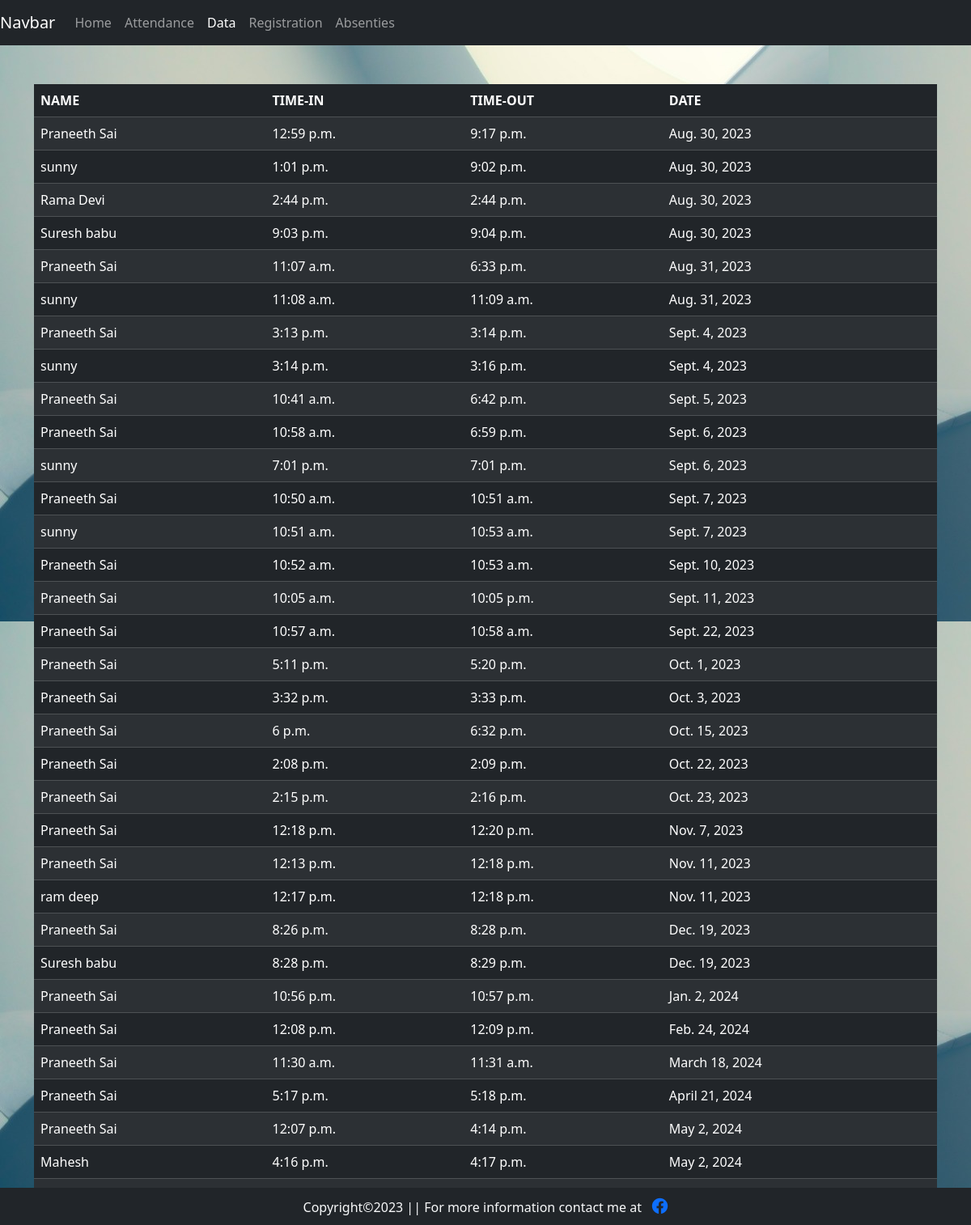
Page /storage on the committed database.
### home/models.py (models this page shows, shortened)
class User(models.Model):
    name = models.CharField(max_length=30)
    timein = models.TimeField(null=True)
    timeout = models.TimeField(null=True)
    date = models.DateField(default=timezone.now)

### home/views.py (the view)
# urls.py: path('storage', views.store, name='storage'),
def store(request):
    alldata = User.objects.all()
    context = {'task': alldata}
    return render(request, 'storage.html' , context)

### templates/storage.html (shortened to what this page needs)
<!doctype html>
{% load static %}
<html lang="en">
<head>
  <link rel="stylesheet" href="https://cdnjs.cloudflare.com/ajax/libs/font-awesome/6.4.0/css/all.min.css"
integrity="sha512-iecdLmaskl7CVkqkXNQ/ZH/XLlvWZOJyj7Yy7tcenmpD1ypASozpmT/E0iPtmFIB46ZmdtAc9eNBvH0H/ZpiBw=="
crossorigin="anonymous" />
  <link href="https://cdn.jsdelivr.net/npm/bootstrap@5.3.1/dist/css/bootstrap.min.css" rel="stylesheet"
>
</head>
<body  style="background-image: url('{% static '/background.jpg' %}');" >
    <nav class="navbar navbar-expand-lg navbar-dark bg-dark">
      <a class="navbar-brand" href="#">Navbar</a>
      <div class="collapse navbar-collapse" id="navbarSupportedContent">
        <ul class="navbar-nav me-auto mb-2 mb-lg-0">
          <li class="nav-item">
            <a class="nav-link " aria-current="page" href="/">Home</a>
          </li>
          <li class="nav-item">
            <a class="nav-link " href="/attendance">Attendance</a>
          </li>
          <li class="nav-item">
            <a class="nav-link active " href="/storage">Data</a>
          </li>
          <li class="nav-item">
            <a class="nav-link " href="/register">Registration</a>
          </li>
          <li class="nav-item">
            <a class="nav-link  " href="/absenties">Absenties</a>
          </li>
        </ul>
      </div>
    </nav>
    <div class="container">
      <table class="table table-dark table-striped">
        <thead>
          <tr>
            <th scope="col">NAME</th>
            <th scope="col">TIME-IN</th>
            <th scope="col">TIME-OUT</th>
            <th scope="col">DATE</th>
          </tr>
        </thead>
        <tbody>
           {% for tas in task %}
          <tr>
            <td>{{tas.name}}</td>
            <td>{{tas.timein}}</td>
            <td>{{tas.timeout}}</td>
            <td>{{tas.date}}</td>
          </tr>
          {% endfor %}
        </tbody>
      </table>
    </div>
    <footer>
      <p  class="text-center bg-dark text-light fixed-bottom my-0 py-2">Copyright&copy;2023 || For more information contact me at &nbsp;   <a href="https://www.facebook.com/profile.php?id=100009725612850" target="_blank" style="font-size: 20px;" ><i class="fa-brands fa-facebook" ></i></a></p>
    </footer>
</body>
</html>

### rows in the picture
User: name "Praneeth Sai", timein "12:59 p.m.", timeout "9:17 p.m.", date "Aug. 30, 2023"
User: name "sunny", timein "1:01 p.m.", timeout "9:02 p.m.", date "Aug. 30, 2023"
User: name "Rama Devi", timein "2:44 p.m.", timeout "2:44 p.m.", date "Aug. 30, 2023"
User: name "Suresh babu", timein "9:03 p.m.", timeout "9:04 p.m.", date "Aug. 30, 2023"
User: name "Praneeth Sai", timein "11:07 a.m.", timeout "6:33 p.m.", date "Aug. 31, 2023"
User: name "sunny", timein "11:08 a.m.", timeout "11:09 a.m.", date "Aug. 31, 2023"
User: name "Praneeth Sai", timein "3:13 p.m.", timeout "3:14 p.m.", date "Sept. 4, 2023"
User: name "sunny", timein "3:14 p.m.", timeout "3:16 p.m.", date "Sept. 4, 2023"
User: name "Praneeth Sai", timein "10:41 a.m.", timeout "6:42 p.m.", date "Sept. 5, 2023"
User: name "Praneeth Sai", timein "10:58 a.m.", timeout "6:59 p.m.", date "Sept. 6, 2023"
User: name "sunny", timein "7:01 p.m.", timeout "7:01 p.m.", date "Sept. 6, 2023"
User: name "Praneeth Sai", timein "10:50 a.m.", timeout "10:51 a.m.", date "Sept. 7, 2023"
User: name "sunny", timein "10:51 a.m.", timeout "10:53 a.m.", date "Sept. 7, 2023"
User: name "Praneeth Sai", timein "10:52 a.m.", timeout "10:53 a.m.", date "Sept. 10, 2023"
User: name "Praneeth Sai", timein "10:05 a.m.", timeout "10:05 p.m.", date "Sept. 11, 2023"
User: name "Praneeth Sai", timein "10:57 a.m.", timeout "10:58 a.m.", date "Sept. 22, 2023"
User: name "Praneeth Sai", timein "5:11 p.m.", timeout "5:20 p.m.", date "Oct. 1, 2023"
User: name "Praneeth Sai", timein "3:32 p.m.", timeout "3:33 p.m.", date "Oct. 3, 2023"
User: name "Praneeth Sai", timein "6 p.m.", timeout "6:32 p.m.", date "Oct. 15, 2023"
User: name "Praneeth Sai", timein "2:08 p.m.", timeout "2:09 p.m.", date "Oct. 22, 2023"
User: name "Praneeth Sai", timein "2:15 p.m.", timeout "2:16 p.m.", date "Oct. 23, 2023"
User: name "Praneeth Sai", timein "12:18 p.m.", timeout "12:20 p.m.", date "Nov. 7, 2023"
User: name "Praneeth Sai", timein "12:13 p.m.", timeout "12:18 p.m.", date "Nov. 11, 2023"
User: name "ram deep", timein "12:17 p.m.", timeout "12:18 p.m.", date "Nov. 11, 2023"
User: name "Praneeth Sai", timein "8:26 p.m.", timeout "8:28 p.m.", date "Dec. 19, 2023"
User: name "Suresh babu", timein "8:28 p.m.", timeout "8:29 p.m.", date "Dec. 19, 2023"
User: name "Praneeth Sai", timein "10:56 p.m.", timeout "10:57 p.m.", date "Jan. 2, 2024"
User: name "Praneeth Sai", timein "12:08 p.m.", timeout "12:09 p.m.", date "Feb. 24, 2024"
User: name "Praneeth Sai", timein "11:30 a.m.", timeout "11:31 a.m.", date "March 18, 2024"
User: name "Praneeth Sai", timein "5:17 p.m.", timeout "5:18 p.m.", date "April 21, 2024"
User: name "Praneeth Sai", timein "12:07 p.m.", timeout "4:14 p.m.", date "May 2, 2024"
User: name "Mahesh", timein "4:16 p.m.", timeout "4:17 p.m.", date "May 2, 2024"
